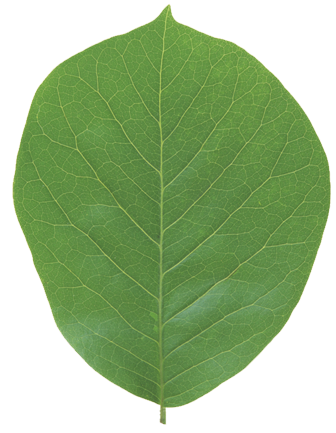
%> input picture training/leaf_testing.bmp, 336 x 433 px
$ octave --eval "recognize;"   (GNU Octave 9; MATLAB toolbox functions it lacks are replaced by stand-ins)
%> lines starting %> are read from the running program, lines starting %| are printed output that depends on the picture; in (x1, y1, x2, y2) boxes, pixels count from 0 and x2, y2 are one past the last pixel; in counts of white or black regions, pixels touching at a corner belong together; the program's own positions count from 1
function recognize()
%% Preprocessing --> featureExtration --> Classification:
    %Odd Gabor filters can be used to highlights the veins
    [orgT,test,stat] = getProperty('leaf_testing.bmp',30); %image name, opening pixel
%> in getProperty, org is the input picture: size 433x336x3 uint8; mean R, G, B 158.8, 186.1, 140.7
%> in getProperty, `img = (rgb2gray(org));`:
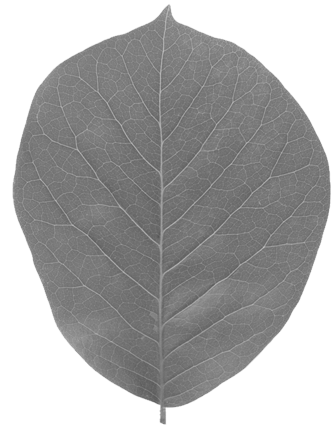
%> img: size 433x336 uint8; min 85, max 255, mean 172.8
%> in getProperty, `thresh = graythresh(img);`: thresh = 0.737
%> in getProperty, `img = img<thresh*255;`:
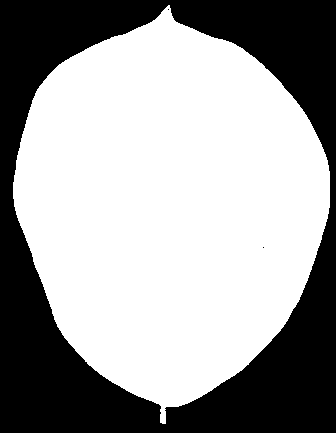
%> img: size 433x336 logical; 62.3% white; 3 black regions (2 under 20 px), largest, box (x1, y1, x2, y2) and area: (0, 0, 336, 433) 54915
%> in getProperty, `img = imfill(double(img),'holes');`: img: size 433x336 double; values 0 (black) and 1 (white), 62.3% white; 1 black region, box (x1, y1, x2, y2) and area: (0, 0, 336, 433) 54915
%> in getProperty, `struct = regionprops(img,{'Area','Centroid','MajorAxisLength','MinorAx..`: struct = 1 region; Area, Centroid, MajorAxisLength and MinorAxisLength: 90573 [170.5 207.7] 376.4 308
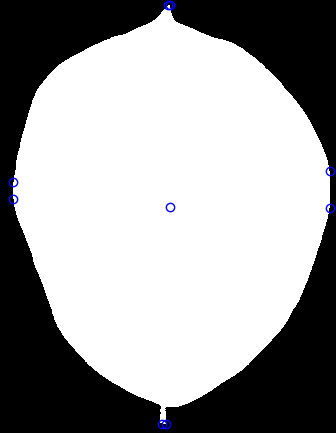
%> figure redrawn from the program's plot data
%> stat has the same summary as struct in getProperty
    maL = stat.MajorAxisLength;
%> maL = 376.4
    com1 = [];
    com2 = [];
%% Classification
  % using majorAxislength and cross-correlation
    for i=1:5
            [org{i},leaf{i},stat] = getProperty(sprintf('leaf%d (1).bmp',i),50);
%> call 2 of getProperty, with image = 'leaf1 (1).bmp', piXel = 50
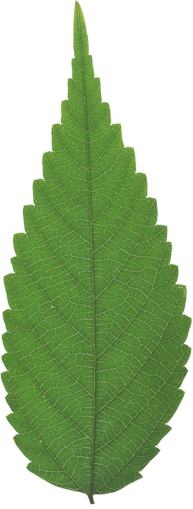
%> input picture training/leaf1 (1).bmp, 193 x 509 px
%> in getProperty, org is the input picture: size 509x193x3 uint8; mean R, G, B 160.9, 185.6, 143
%> in getProperty (call 2), `img = (rgb2gray(org));`:
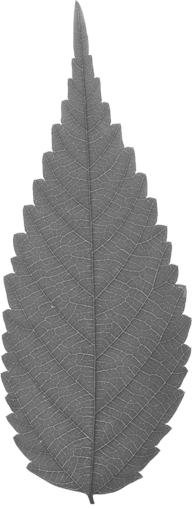
%> img: size 509x193 uint8; min 69, max 255, mean 173.4
%> in getProperty (call 2), `thresh = graythresh(img);`: thresh = 0.718
%> in getProperty (call 2), `img = img<thresh*255;`: img: size 509x193 logical; 56.9% white; 2 black regions (1 under 20 px), largest, box (x1, y1, x2, y2) and area: (0, 0, 193, 509) 42291
%> in getProperty (call 2), `img = imfill(double(img),'holes');`: img: size 509x193 double; values 0 (black) and 1 (white), 57% white; 1 black region, box (x1, y1, x2, y2) and area: (0, 0, 193, 509) 42291
%> in getProperty (call 2), `struct = regionprops(img,{'Area','Centroid','MajorAxisLength','MinorAx..`: struct = 1 region; Area, Centroid, MajorAxisLength and MinorAxisLength: 55946 [92.8 306.6] 422.6 177.4
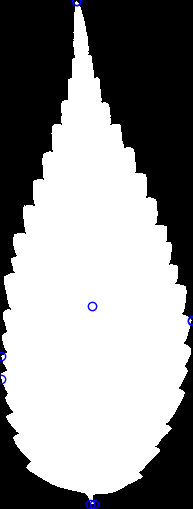
%> figure redrawn from the program's plot data
%> stat has the same summary as struct in getProperty
% [16 lines not run here, left out]
function [org,img,struct] =  getProperty(image,piXel)
%% Preprocessing
    org = imread(image);
    img = (rgb2gray(org));
    thresh = graythresh(img);
    img = img<thresh*255;
    img = bwareaopen(img,piXel);
    img = imfill(double(img),'holes');

%%  Feature Extraction
    struct = regionprops(img,{'Area','Centroid','MajorAxisLength','MinorAxisLength','Extrema'});
    imshow(img,[]);hold on;
    if numel(struct.Centroid) >1
        disp('More than one centroid found');
    end
        plot(struct.Centroid(1), struct.Centroid(2), 'bo');
    for i=1:8
        plot(struct.Extrema(i,1), struct.Extrema(i,2), 'bo');
    end
    pause(0.5);
    hold off;
end
%> in recognize, `leaf_2 = imresize(leaf{i},size(test));`:
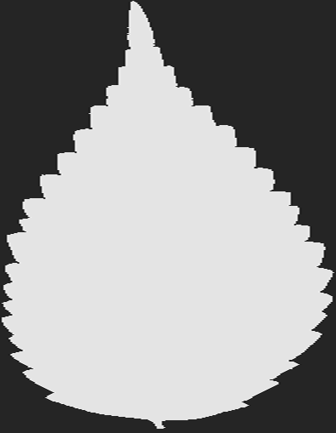
%> leaf_2: size 433x336 double; min -0.199, max 1.14, mean 0.57; drawn with min black and max white
%> in recognize, `property2 = abs(maL - stat.MajorAxisLength);`: property2 = 46.23
%> in recognize, `coeff = corr2(test,leaf_2);`: coeff = 0.435
%> (the run ends here)
